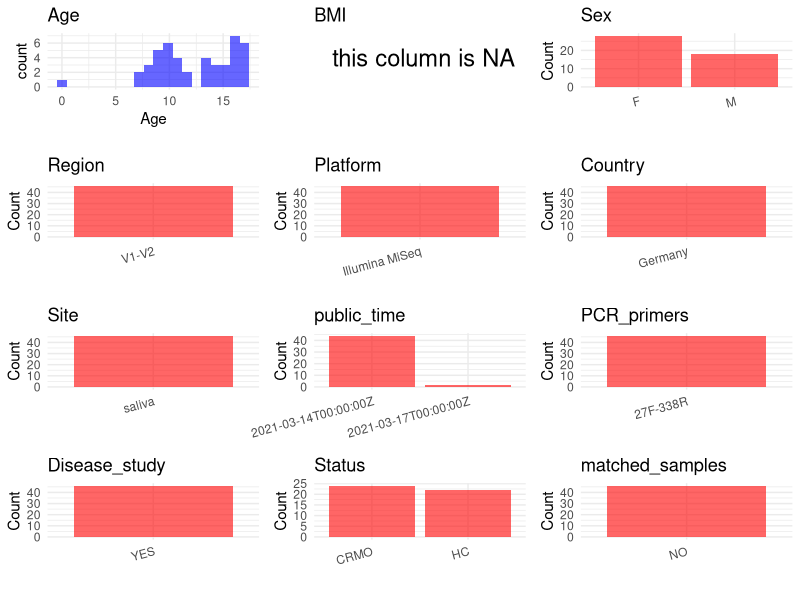

Write the R code that produced this figure. (Note: this script raises an error after producing the figure.)
## ---- chunk 1
# Load necessary libraries
library(dplyr)
library(ggplot2)
library(cowplot)

# Set working directory (update this path to your local directory)
setwd("E:/bioproject_YSD/PRJEB22984")

# Read the initial metadata files
initial_meta <- read.csv("SraRunTable.csv", header = T) 

# Remove entries non-oral samples
initial_meta <- subset(initial_meta, environment_.material. %in%
                         c("saliva"))

# Display the first few rows of the metadata
head(initial_meta)
## ---- chunk 2
# Create a uniform metadata dataframe
metadata <- data.frame(
  BioProject = initial_meta$BioProject,
  Run = initial_meta$Run,
  sample_name = initial_meta$host_subject_id,
  Age = initial_meta$Host_Age,
  BMI = NA,
  Sex = initial_meta$host_sex,
  Region = initial_meta$target_subfragment,
  Platform = initial_meta$Instrument,
  Site = initial_meta$environment_.material.,
  public_time = initial_meta$ReleaseDate,
  Country = initial_meta$geo_loc_name_country,
  Status = initial_meta$host_disease_status,
  stringsAsFactors = FALSE
)

# Use abbreviations to indicate gender
metadata <- metadata %>%
  mutate(Sex = recode(Sex, "female" = "F", "male" = "M") %>%
  as.character() %>% 
  na_if("")) %>%
  filter(!is.na(Sex) & Sex != "")

# Add a horizontal bar between V3 and V4
metadata <- metadata %>%
  mutate(Region = recode(Region, "V1V2" = "V1-V2"))
## ---- chunk 3
# Add information obtained from the publication
metadata$PCR_primers <- "27F-338R"
metadata$title <- "Analysis of the fecal and oral microbiota in chronic recurrent multifocal osteomyelitis"
metadata$Disease_study <- "YES"
# Assign disease status based on sample_name patterns
metadata <- metadata %>%
  mutate(Status = recode(Status, "chronic recurrent multifocal osteomyelitis" = "CRMO", "healthy" = "HC"))

# Check initial data distribution
cat("Initial sample distribution:\n")
table(metadata$sample_name)
table(metadata$Site)

# Calculate sampling frequency per subject
sample_counts <- table(metadata$sample_name)
cat("\nNumber of samples per subject:\n")
print(sample_counts)

# Create matched_samples column
metadata$matched_samples <- ifelse(metadata$sample_name %in% names(sample_counts[sample_counts >= 2]), "YES", "NO")

cat("\nMatched samples distribution:\n")
table(metadata$matched_samples)

# Identify samples for removal: single samples excluding saliva
single_samples <- names(sample_counts[sample_counts == 1])
samples_to_remove <- metadata$sample_name %in% single_samples & 
                     !(metadata$Site %in% c("saliva"))

cat("\nNumber of samples to be removed:", sum(samples_to_remove), "\n")

# Remove identified samples
metadata_clean <- metadata[!samples_to_remove, ]

cat("\nFinal sample distribution after cleaning:\n")
table(metadata_clean$sample_name)
table(metadata_clean$Site)
table(metadata_clean$matched_samples)

# Use cleaned dataset for subsequent analysis
metadata <- metadata_clean
## ---- chunk 4
# Check the number of unique runs and sample names
print(paste("Number of unique runs:", length(unique(metadata$Run))))
print(paste("Number of unique sample names:", length(unique(metadata$sample_name))))
## ---- chunk 5
# Select columns for visualization
plot_data <- metadata %>%
  select(-BioProject, -Run, -sample_name, -title)

# Function to create simple plots for each column
create_simple_plots <- function(data) {
  plots <- list()
  
  for (col in colnames(data)) {
    # Check if the column is all NA
    if (all(is.na(data[[col]]))) {
      # Create an empty plot with text indicating all NA
      p <- ggplot() +
        annotate("text", x = 0.5, y = 0.5, label = "this column is NA", size = 6) +
        labs(title = col) +
        theme_void()
    } else if (is.numeric(data[[col]])) {
      # Numeric variable: histogram
      p <- ggplot(data, aes(x = .data[[col]])) +
        geom_histogram(fill = "blue", alpha = 0.6, bins = 20, na.rm = TRUE) +
        labs(title = col) +
        theme_minimal()
    } else {
      # Categorical variable: bar plot (remove NA values)
      count_data <- as.data.frame(table(data[[col]], useNA = "ifany"))
      p <- ggplot(count_data, aes(x = reorder(Var1, -Freq), y = Freq)) +
        geom_col(fill = "red", alpha = 0.6) +
        labs(title = col, x = NULL, y = "Count") +
        theme_minimal() +
        theme(axis.text.x = element_text(angle = 15, hjust = 1))
    }
    plots[[col]] <- p
  }
  
  return(plots)
}

# Generate and arrange plots
plots <- create_simple_plots(plot_data)
p<-plot_grid(plots$Age, 
          plots$BMI, 
          plots$Sex, 
          plots$Region, 
          plots$Platform, 
          plots$Country, 
          plots$Site,
          plots$public_time, 
          plots$PCR_primers,
          plots$Disease_study,
          plots$Status,
          plots$matched_samples,# add 
          ncol = 3, align = "hv", axis = "lb")
ggsave("Metadata_Summary.png", plot = p, width = 8, height = 6, dpi = 150)
## ---- chunk 6
knitr::include_graphics("Metadata_Summary.png")
## ---- chunk 7
# Reorder columns to match the desired format
metadata <- metadata[, c(
  "BioProject", "Run", "sample_name", "Age", "BMI", "Sex", 
  "Region", "Platform", "Country", "Site", "public_time", 
  "PCR_primers", "title", "Disease_study", "Status", "matched_samples"
)]

# Export the uniform metadata to a CSV file
write.csv(metadata, file = "metadata.csv", quote = TRUE)
head(metadata)
